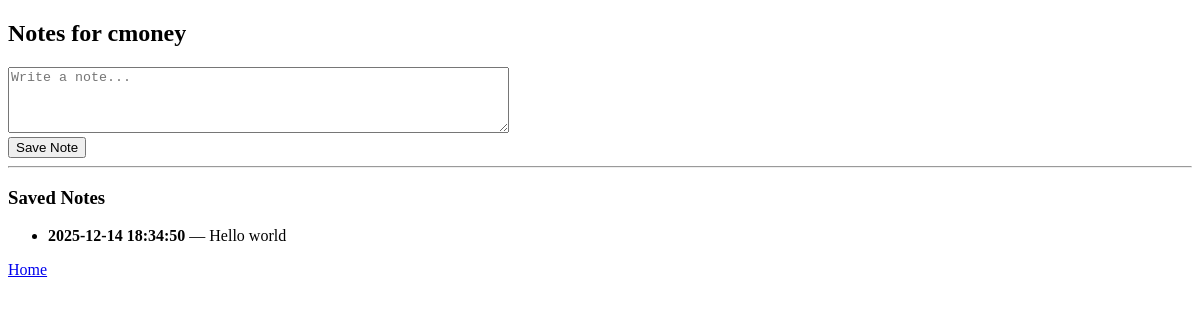
The app's page /notes (signed in), older data.
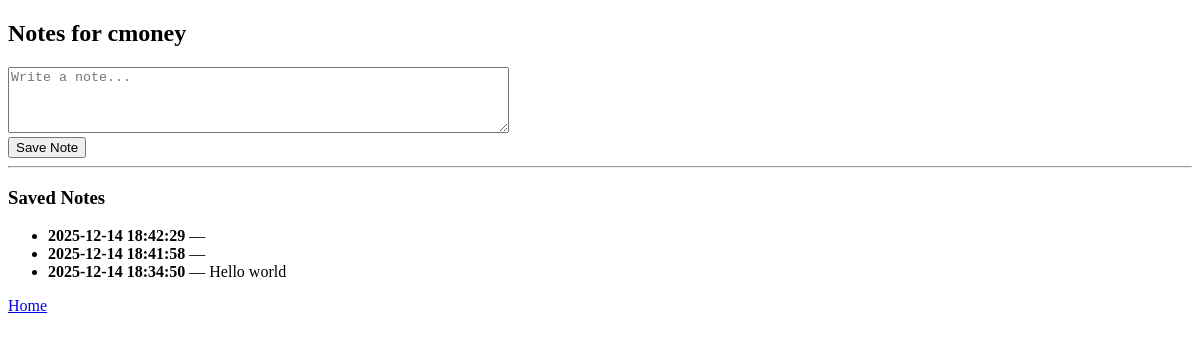
The same page, newer data.
### tables this page shows
CREATE TABLE users (
            id INTEGER PRIMARY KEY AUTOINCREMENT,
            username TEXT UNIQUE NOT NULL,
            password TEXT NOT NULL,
            role TEXT NOT NULL DEFAULT 'user'
        );

CREATE TABLE notes (
            id INTEGER PRIMARY KEY AUTOINCREMENT,
            user_id INTEGER NOT NULL,
            content TEXT NOT NULL,
            created_at DATETIME DEFAULT CURRENT_TIMESTAMP,
            FOREIGN KEY(user_id) REFERENCES users(id)
        );

### app.py (the view)
@app.route("/notes", methods=["GET", "POST"])
def notes():
    if not require_login():
        return redirect(url_for("login"))
    username = session["user"]
    user_id = get_user_id_by_username(username)
    if user_id is None:
        session.clear()
        flash("Session user not found. Please log in again.")
        return redirect(url_for("login"))
    if request.method == "POST":
        content = request.form.get("content", "")
        if content.strip():
            create_note(user_id, content)  # ❌ will enable XSS testing later
        return redirect(url_for("notes"))
    rows = get_notes_for_user(user_id)
    return render_template("notes.html", user=username, notes=rows)

### app.py (called while the page is built)
@app.before_request
def _setup():
    init_db()
    ensure_admin_seed()  # creates admin/adminpass if missing

def require_login():
    if "user" not in session:
        flash("Please log in first.")
        return False
    return True

### database.py (called while the page is built)
def get_db():
    conn = sqlite3.connect(DB_NAME)
    conn.row_factory = sqlite3.Row
    return conn

def init_db():
    conn = get_db()
    cur = conn.cursor()
    cur.execute("""
        CREATE TABLE IF NOT EXISTS users (
            id INTEGER PRIMARY KEY AUTOINCREMENT,
            username TEXT UNIQUE NOT NULL,
            password TEXT NOT NULL,
            role TEXT NOT NULL DEFAULT 'user'
        )
    """)
    cur.execute("""
        CREATE TABLE IF NOT EXISTS notes (
            id INTEGER PRIMARY KEY AUTOINCREMENT,
            user_id INTEGER NOT NULL,
            content TEXT NOT NULL,
            created_at DATETIME DEFAULT CURRENT_TIMESTAMP,
            FOREIGN KEY(user_id) REFERENCES users(id)
        )
    """)
    conn.commit()
    conn.close()

def ensure_admin_seed():
    conn = get_db()
    cur = conn.cursor()
    cur.execute("SELECT id FROM users WHERE username = ?", ("admin",))
    exists = cur.fetchone()
    if not exists:
        cur.execute(
            "INSERT INTO users (username, password, role) VALUES (?, ?, ?)",
            ("admin", "adminpass", "admin")
        )
        conn.commit()
    conn.close()

def get_notes_for_user(user_id: int):
    conn = get_db()
    cur = conn.cursor()
    cur.execute(
        "SELECT id, content, created_at FROM notes WHERE user_id = ? ORDER BY created_at DESC",
        (user_id,)
    )
    rows = cur.fetchall()
    conn.close()
    return rows

def get_user_id_by_username(username: str):
    conn = get_db()
    cur = conn.cursor()
    cur.execute("SELECT id FROM users WHERE username = ?", (username,))
    row = cur.fetchone()
    conn.close()
    return row["id"] if row else None

### templates/notes.html (shortened to what this page needs)
<!DOCTYPE html>
<html>
<head>
</head>
<body>
  <h2>Notes for {{ user }}</h2>
  <form method="POST" action="/notes">
    <textarea name="content" rows="4" cols="60" placeholder="Write a note..."></textarea><br>
    <button type="submit">Save Note</button>
  </form>
  <hr>
  <h3>Saved Notes</h3>
  <ul>
    {% for n in notes %}
      <li>
        <strong>{{ n["created_at"] }}</strong> — {{ n["content"] | safe }}
      </li>
    {% endfor %}
  </ul>
  <p><a href="/">Home</a></p>
</body>
</html>

Row changes from the older to the newer data that the page shows:
added notes: created_at "2025-12-14 18:42:29"
added notes: created_at "2025-12-14 18:41:58"
